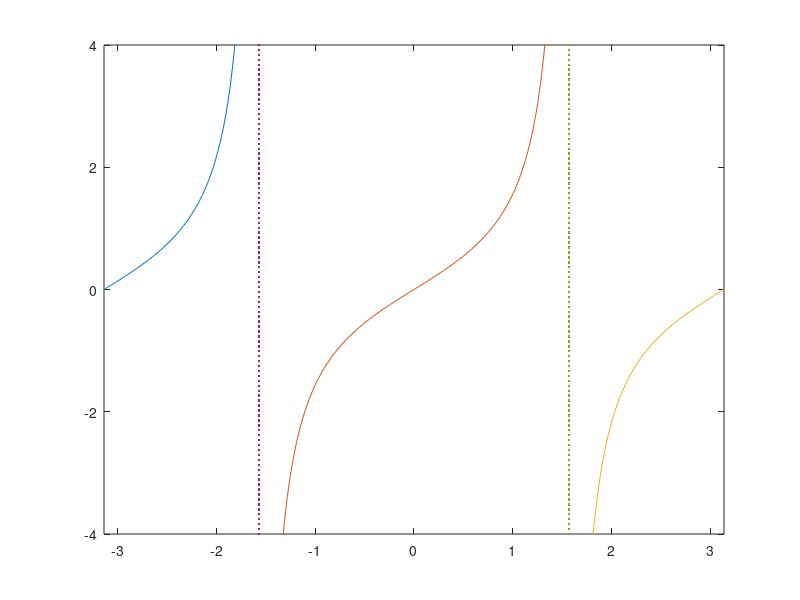

Here is the MATLAB script that generated this plot:
% Tan script
% Creates plot of tan(x) variables around +/- pi.

% Create lh, center, rh plots
x_part_left = linspace(-pi, -pi/2-0.001, 100);
x_part_center = linspace(-pi/2, pi/2, 100);
x_part_right = linspace(pi/2+0.001, pi, 100);

% Plot variables
plot(x_part_left, tan(x_part_left));
hold on;
plot(x_part_center, tan(x_part_center));
plot(x_part_right, tan(x_part_right));

% Limit axes
y_limit = 4;
axis([-pi, pi, -y_limit, y_limit]);

% Plot asymptotes
plot(linspace(-pi/2, -pi/2, 100), linspace(-y_limit, y_limit, 100), '.');
plot(linspace(pi/2, pi/2, 100), linspace(-y_limit, y_limit, 100), '.');

hold off;